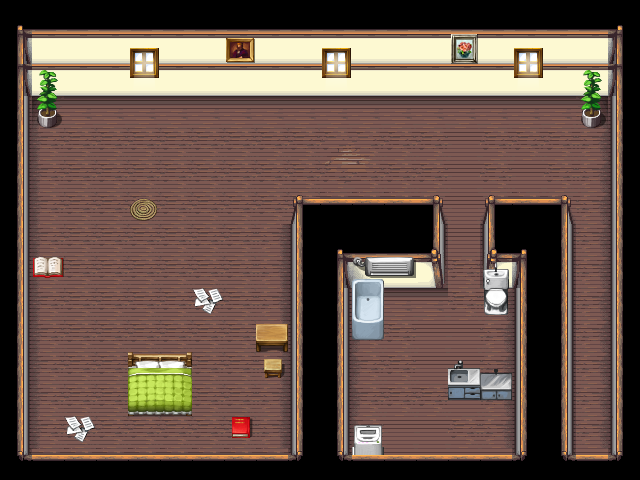

A level layout from a 2D game, rendered from its tile map. Below: a short description, then the map file with tile-grid data replaced by summaries:
An orthogonal 20x15 tile map with 32x32 px tiles, 3 tile layers (background, temp, barriers), 5 tilesets.

<map version="1.0" tiledversion="1.1.6" orientation="orthogonal" renderorder="right-down" width="20" height="15" tilewidth="32" tileheight="32" infinite="0" nextobjectid="1">
 <tileset firstgid="1" source="house1.tsx" />
 <tileset firstgid="118" source="house5.tsx" />
 <tileset firstgid="374" source="house4.tsx" />
 <tileset firstgid="630" source="house7.tsx" />
 <tileset firstgid="886" source="bathroom1.tsx" />
 <layer name="background" width="20" height="15">
  <data>[300 cells, 234 non-empty, 15 distinct tile ids]</data>
 </layer>
 <layer name="temp" width="20" height="15">
  <data>[300 cells, 23 non-empty, 11 distinct tile ids]</data>
 </layer>
 <layer name="barriers" width="20" height="15">
  <data>[300 cells, 161 non-empty, 41 distinct tile ids]</data>
 </layer>
</map>
